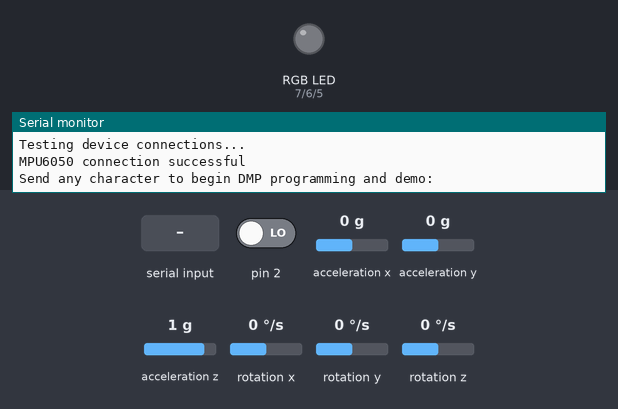
The sketch below on a simulated Arduino Uno, built with avr-gcc and run on an emulated ATmega328P. Parts: an RGB LED mixed from three pins (HIGH = lit), the last lines printed to the serial monitor. The test bench sets the inputs (shaded band); at power-on: rotation z 0 °/s, acceleration x 0 g, acceleration z 1 g, pin 2 LOW, acceleration y 0 g, rotation x 0 °/s, rotation y 0 °/s. The sensor or clock chip raises its interrupt line as the real part does.

Above: at 0.9 s.
1.0 s: "1" received over Serial
3.0 s: rotation z set to -13 °/s
6.0 s: rotation z set to -17 °/s
At 6.9 s:
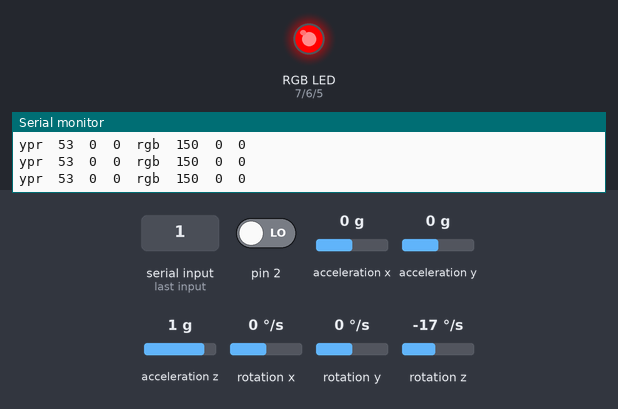
7.9 s: acceleration x set to 1.4 g
At 8.6 s:
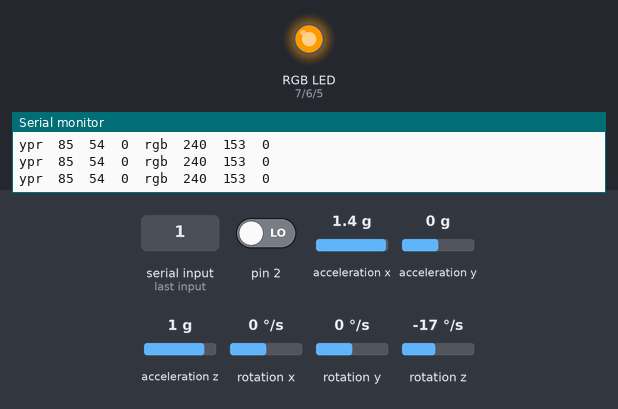
9.4 s: acceleration z set to -1.4 g
At 10.7 s:
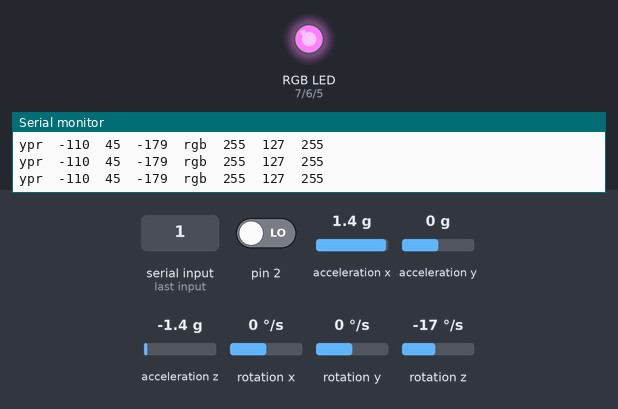
12.4 s: acceleration z set to 0 g
At 14.6 s:
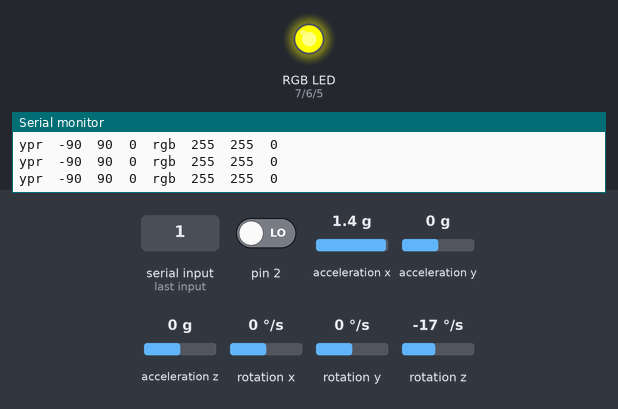
Timing chart, 0 to 16.4 s (numbered marks = the images above; inputs shaded):
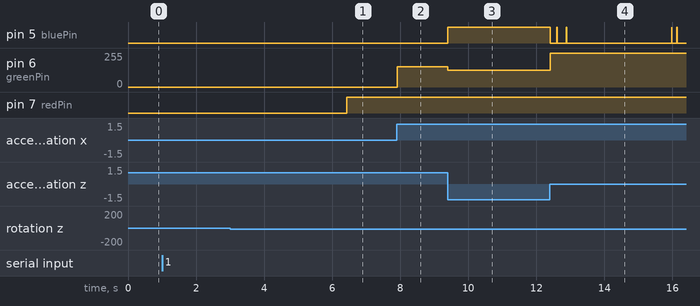

Measured:
- the behaviour switches between -15 and -16 °/s on rotation z (found by bisection; images 0 and 1)
- after the input at 7.9 s, pin 6 (greenPin): 0/255 → 153/255 at once
- after the input at 9.4 s, pin 5 (bluePin): LOW → HIGH at once; pin 6 (greenPin): 153/255 → 127/255 at once

The sketch:

GyroData_to_RGB_values_test.ino
```cpp
// I2Cdev and MPU6050 must be installed as libraries, or else the .cpp/.h files
// for both classes must be in the include path of your project
#include "I2Cdev.h"

#include "MPU6050_6Axis_MotionApps20.h"
//#include "MPU6050.h" // not necessary if using MotionApps include file

// Arduino Wire library is required if I2Cdev I2CDEV_ARDUINO_WIRE implementation
// is used in I2Cdev.h
#if I2CDEV_IMPLEMENTATION == I2CDEV_ARDUINO_WIRE
    #include "Wire.h"
#endif

// class default I2C address is 0x68
// specific I2C addresses may be passed as a parameter here
// AD0 low = 0x68 (default for SparkFun breakout and InvenSense evaluation board)
// AD0 high = 0x69
MPU6050 mpu;
//MPU6050 mpu(0x69); // <-- use for AD0 high


// MPU control/status vars
bool dmpReady = false;  // set true if DMP init was successful
uint8_t mpuIntStatus;   // holds actual interrupt status byte from MPU
uint8_t devStatus;      // return status after each device operation (0 = success, !0 = error)
uint16_t packetSize;    // expected DMP packet size (default is 42 bytes)
uint16_t fifoCount;     // count of all bytes currently in FIFO
uint8_t fifoBuffer[64]; // FIFO storage buffer

// orientation/motion vars
Quaternion q;           // [w, x, y, z]         quaternion container
VectorInt16 aa;         // [x, y, z]            accel sensor measurements
VectorInt16 aaReal;     // [x, y, z]            gravity-free accel sensor measurements
VectorInt16 aaWorld;    // [x, y, z]            world-frame accel sensor measurements
VectorFloat gravity;    // [x, y, z]            gravity vector
float euler[3];         // [psi, theta, phi]    Euler angle container
float ypr[3];           // [yaw, pitch, roll]   yaw/pitch/roll container and gravity vector


// led output pins
int redPin = 7;
int greenPin = 6;
int bluePin = 5;


// ================================================================
// ===               INTERRUPT DETECTION ROUTINE                ===
// ================================================================

volatile bool mpuInterrupt = false;     // indicates whether MPU interrupt pin has gone high
void dmpDataReady() {
    mpuInterrupt = true;
}


void setup() {
  pinMode(redPin, OUTPUT);
  pinMode(greenPin, OUTPUT);
  pinMode(bluePin, OUTPUT);


  // join I2C bus (I2Cdev library doesn't do this automatically)
  #if I2CDEV_IMPLEMENTATION == I2CDEV_ARDUINO_WIRE
      Wire.begin();
      TWBR = 24; // 400kHz I2C clock (200kHz if CPU is 8MHz)
  #elif I2CDEV_IMPLEMENTATION == I2CDEV_BUILTIN_FASTWIRE
      Fastwire::setup(400, true);
  #endif

  // initialize serial communication
  // (115200 chosen because it is required for Teapot Demo output, but it's
  // really up to you depending on your project)
  Serial.begin(115200);
  while (!Serial); // wait for Leonardo enumeration, others continue immediately

  // NOTE: 8MHz or slower host processors, like the Teensy @ 3.3v or Ardunio
  // Pro Mini running at 3.3v, cannot handle this baud rate reliably due to
  // the baud timing being too misaligned with processor ticks. You must use
  // 38400 or slower in these cases, or use some kind of external separate
  // crystal solution for the UART timer.

  // initialize device
  Serial.println(F("Initializing I2C devices..."));
  mpu.initialize();

  // verify connection
  Serial.println(F("Testing device connections..."));
  Serial.println(mpu.testConnection() ? F("MPU6050 connection successful") : F("MPU6050 connection failed"));

  // wait for ready
  Serial.println(F("\nSend any character to begin DMP programming and demo: "));
  while (Serial.available() && Serial.read()); // empty buffer
  while (!Serial.available());                 // wait for data
  while (Serial.available() && Serial.read()); // empty buffer again

  // load and configure the DMP
  Serial.println(F("Initializing DMP..."));
  devStatus = mpu.dmpInitialize();

  // supply your own gyro offsets here, scaled for min sensitivity
  mpu.setXGyroOffset(220);
  mpu.setYGyroOffset(76);
  mpu.setZGyroOffset(-85);
  mpu.setZAccelOffset(1788); // 1688 factory default for my test chip

  // make sure it worked (returns 0 if so)
  if (devStatus == 0) {
      // turn on the DMP, now that it's ready
      Serial.println(F("Enabling DMP..."));
      mpu.setDMPEnabled(true);

      // enable Arduino interrupt detection
      Serial.println(F("Enabling interrupt detection (Arduino external interrupt 0)..."));
      attachInterrupt(0, dmpDataReady, RISING);
      mpuIntStatus = mpu.getIntStatus();

      // set our DMP Ready flag so the main loop() function knows it's okay to use it
      Serial.println(F("DMP ready! Waiting for first interrupt..."));
      dmpReady = true;

      // get expected DMP packet size for later comparison
      packetSize = mpu.dmpGetFIFOPacketSize();
  } else {
      // ERROR!
      // 1 = initial memory load failed
      // 2 = DMP configuration updates failed
      // (if it's going to break, usually the code will be 1)
      Serial.print(F("DMP Initialization failed (code "));
      Serial.print(devStatus);
      Serial.println(F(")"));
  }
}


void loop() {
  // if programming failed, don't try to do anything
  if (!dmpReady) return;

  // wait for MPU interrupt or extra packet(s) available
  while (!mpuInterrupt && fifoCount < packetSize) {
      // other program behavior stuff here
      // .
      // .
      // .
      // if you are really paranoid you can frequently test in between other
      // stuff to see if mpuInterrupt is true, and if so, "break;" from the
      // while() loop to immediately process the MPU data
      // .
      // .
      // .
  }

  // reset interrupt flag and get INT_STATUS byte
  mpuInterrupt = false;
  mpuIntStatus = mpu.getIntStatus();

  // get current FIFO count
  fifoCount = mpu.getFIFOCount();

  // check for overflow (this should never happen unless our code is too inefficient)
  if ((mpuIntStatus & 0x10) || fifoCount == 1024) {
      // reset so we can continue cleanly
      mpu.resetFIFO();
      Serial.println(F("FIFO overflow!"));

  // otherwise, check for DMP data ready interrupt (this should happen frequently)
  } else if (mpuIntStatus & 0x02) {
      // wait for correct available data length, should be a VERY short wait
      while (fifoCount < packetSize) fifoCount = mpu.getFIFOCount();

      // read a packet from FIFO
      mpu.getFIFOBytes(fifoBuffer, packetSize);

      // track FIFO count here in case there is > 1 packet available
      // (this lets us immediately read more without waiting for an interrupt)
      fifoCount -= packetSize;

      // display Euler angles in degrees
      mpu.dmpGetQuaternion(&q, fifoBuffer);
      mpu.dmpGetGravity(&gravity, &q);
      mpu.dmpGetYawPitchRoll(ypr, &q, &gravity);

      int yaw = ypr[0] * 180/M_PI;
      int pitch = ypr[1] * 180/M_PI;
      int roll = ypr[2] * 180/M_PI;

      Serial.print("ypr\t");
      Serial.print(yaw);
      Serial.print("\t");
      Serial.print(pitch);
      Serial.print("\t");
      Serial.print(roll);

      int redValue = convertGyroData(yaw);
      int greenValue = convertGyroData(pitch);
      int blueValue = convertGyroData(roll);

      Serial.print("\trgb\t");
      Serial.print(redValue);
      Serial.print("\t");
      Serial.print(greenValue);
      Serial.print("\t");
      Serial.println(blueValue);

      setColor(redValue, greenValue, blueValue);
  }
}

int clampDegrees(int deg) {
  // clamp degrees to a range from 0 to 90
  if (deg < 0) {deg = deg * (-1);}
  if (deg > 90) {deg = 90;}

  return deg;
}

int convertGyroData(int deg) {
  deg = clampDegrees(deg);
  // set color value on to a range of
  int colorValue = (int)255 * ((float)deg/90);

  return colorValue;
}

void setColor(int redValue, int greenValue, int blueValue) {
  analogWrite(redPin, redValue);
  analogWrite(greenPin, greenValue);
  analogWrite(bluePin, blueValue);
}
```
